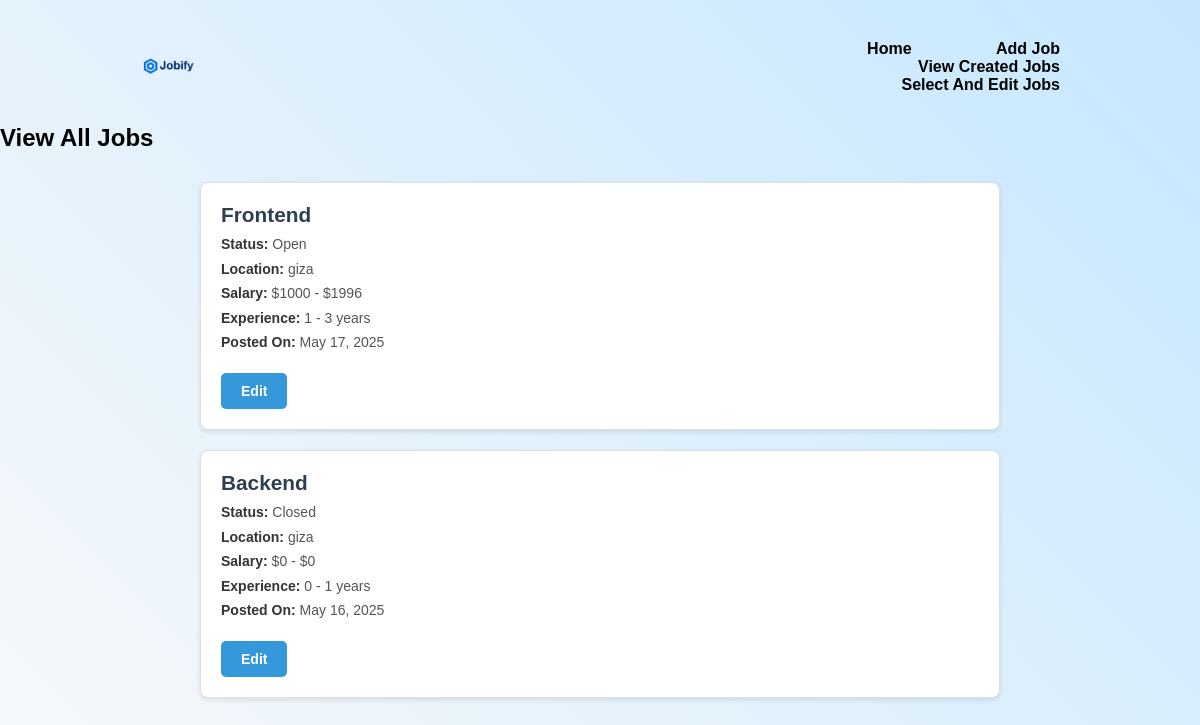
The page /selectAndEditJobs/ (signed in) on the database as committed earlier.
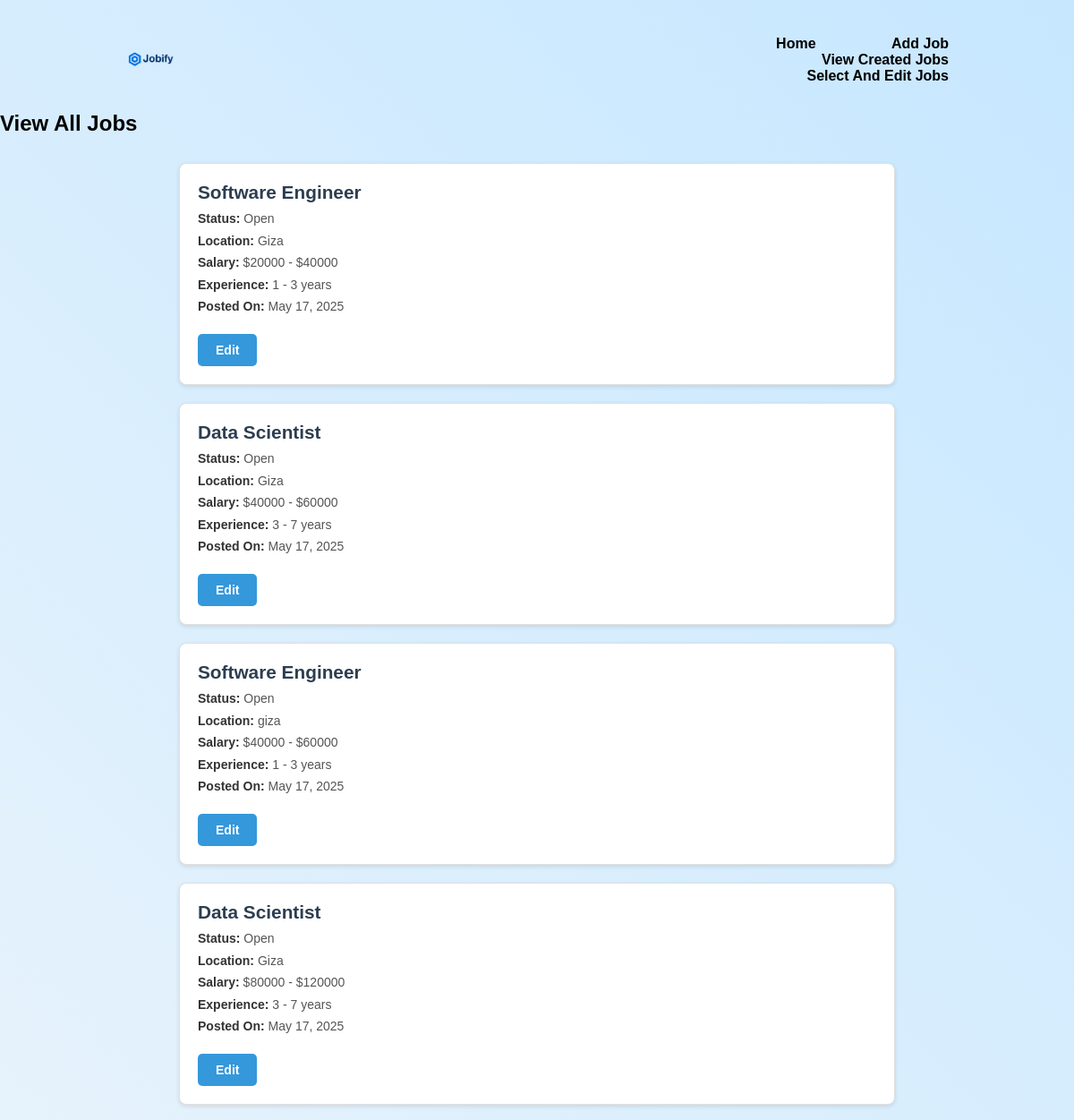
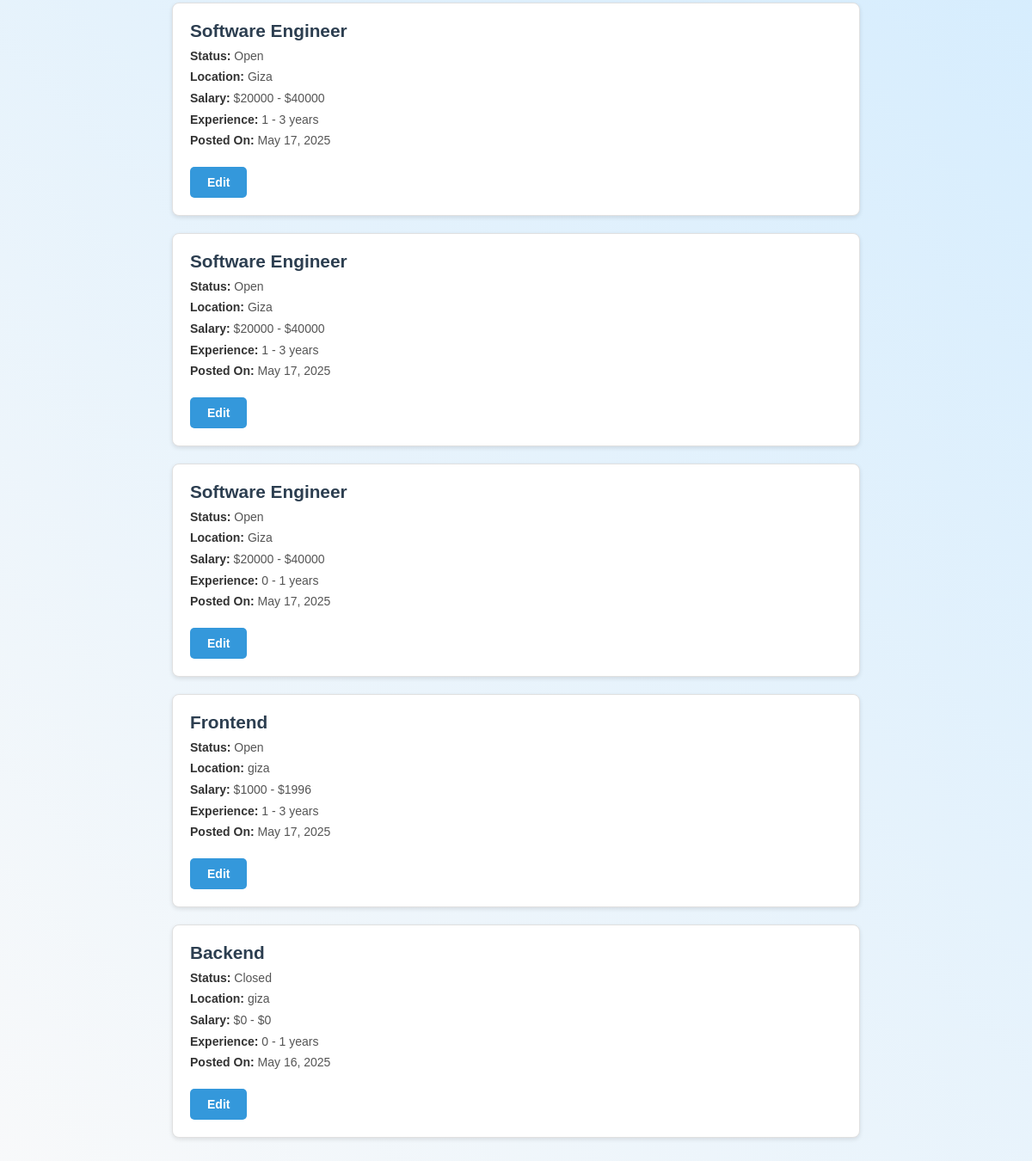
The same page on the database as committed later (2 pictures, top to bottom).
### base/models.py (models this page shows, shortened)
class Job(models.Model):
    STATUS_CHOICES = [
        ('Open', 'Open'),
        ('Closed', 'Closed'),
    ]
    employer = models.ForeignKey(User, on_delete=models.CASCADE, related_name='posted_jobs')
    title = models.CharField(max_length=200)
    description = models.TextField()
    min_experience = models.IntegerField(default=0, null = False)  # New: For filtering
    max_experience = models.IntegerField(default=1, null = False)   # New
    min_salary = models.IntegerField(default=0, null = False)      # New: Replace CharField
    max_salary = models.IntegerField(default=0, null = False)      # New
    requirements = models.TextField()
    location = models.CharField(max_length=200)
    status = models.CharField(max_length=10, choices=STATUS_CHOICES, default='Open')  # New
    datePosted = models.DateTimeField(auto_now_add=True)
    updateDate = models.DateTimeField(auto_now=True)
    class Meta:
        ordering = ['-updateDate', '-datePosted']

### base/views.py (the view, shortened to what this page needs)
# urls.py: path('selectAndEditJobs/', views.selectAndEditJobs, name='selectAndEditJobs'),
@login_required(login_url='login')
def selectAndEditJobs(request):
    jobs = Job.objects.filter(employer=request.user).order_by('-datePosted')
    selected_job = None
    job_id = request.GET.get('job_id')
    return render(request, 'base/selectAndEditJobs.html', {'jobs': jobs, 'selected_job': selected_job})

### base/templates/base/selectAndEditJobs.html (shortened to what this page needs)
{% load static %}
<!DOCTYPE html>
<html lang="en">
<head>
    <link rel="stylesheet" href="{% static 'css/selectAndEditJobs.css' %}" />
    <link rel="stylesheet" href="{% static 'css/global.css' %}" />
</head>
<body>
    <div class="hero">
        <nav>
            <a href="{% url 'adminPage' %}">
                <img src="{% static 'images/logo.png' %}" alt="Logo" class="logo" />
            </a>
            <ul>
                <li><a href="{% url 'adminPage' %}">Home</a></li>
                <li><a href="{% url 'addJobAdmin' %}">Add Job</a></li>
                <li><a href="{% url 'viewCreatedJobs' %}">View Created Jobs</a></li>
                <li><a href="{% url 'selectAndEditJobs' %}">Select And Edit Jobs</a></li>
            </ul>
        </nav>
        <div class="jobs-container">
            <h2>View All Jobs</h2>
            {% if jobs %}
                <ul class="job-list">
                    {% for job in jobs %}
                        <li class="job-item">
                            <h3>{{ job.title }}</h3>
                            <p><strong>Status:</strong> {{ job.status }}</p>
                            <p><strong>Location:</strong> {{ job.location }}</p>
                            <p><strong>Salary:</strong> ${{ job.min_salary }} - ${{ job.max_salary }}</p>
                            <p><strong>Experience:</strong> {{ job.min_experience }} - {{ job.max_experience }} years</p>
                            <p><strong>Posted On:</strong> {{ job.datePosted|date:"M d, Y" }}</p>
                            <a href="?job_id={{ job.id }}" class="btn-edit">Edit</a>
                        </li>
                    {% endfor %}
                </ul>
            {% else %}
                <p>You haven't posted any jobs yet.</p>
            {% endif %}
        </div>
    </div>
</body>
</html>

Rows that differ between the two databases and show on the page:
added Job: title "Software Engineer", status "Open", location "Giza", min_salary "20000", max_salary "40000", min_experience "1", max_experience "3", datePosted "May 17, 2025"
added Job: title "Data Scientist", status "Open", location "Giza", min_salary "40000", max_salary "60000", min_experience "3", max_experience "7", datePosted "May 17, 2025"
added Job: title "Software Engineer", status "Open", location "giza", min_salary "40000", max_salary "60000", min_experience "1", max_experience "3", datePosted "May 17, 2025"
added Job: title "Data Scientist", status "Open", location "Giza", min_salary "80000", max_salary "120000", min_experience "3", max_experience "7", datePosted "May 17, 2025"
added Job: title "Software Engineer", status "Open", location "Giza", min_salary "20000", max_salary "40000", min_experience "1", max_experience "3", datePosted "May 17, 2025"
added Job: title "Software Engineer", status "Open", location "Giza", min_salary "20000", max_salary "40000", min_experience "1", max_experience "3", datePosted "May 17, 2025"
added Job: title "Software Engineer", status "Open", location "Giza", min_salary "20000", max_salary "40000", min_experience "0", max_experience "1", datePosted "May 17, 2025"
